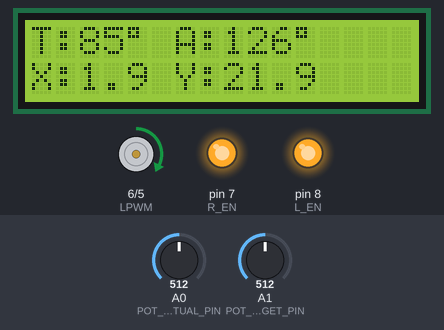
Recording of a sketch running on a simulated Arduino Uno, built with avr-gcc and run on an emulated ATmega328P. On the bench: 16×2 character LCD, motor-driver pin pairs drawn as motors (green arrow = first pin HIGH = forward, orange = second pin HIGH = backward, longer = more drive), output pins drawn as LEDs (lit = HIGH). Inputs (shaded band) come from the test bench; at power-on: A0 (POT_AKTUAL_PIN) = 512, A1 (POT_TARGET_PIN) = 512.

Above: at 2.2 s.
2.3 s: A0 (POT_AKTUAL_PIN) set to 0
At 3.3 s:
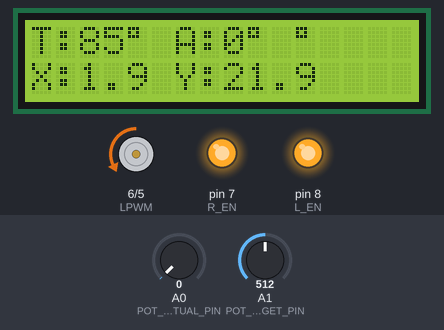
3.8 s: A1 (POT_TARGET_PIN) set to 122
At 4.4 s:
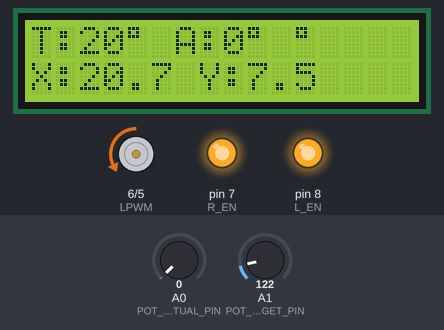
5.3 s: A0 (POT_AKTUAL_PIN) set to 20
At 6.5 s:
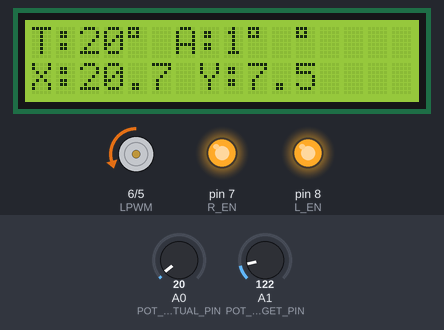
6.8 s: A0 (POT_AKTUAL_PIN) set to 77
At 7.8 s:
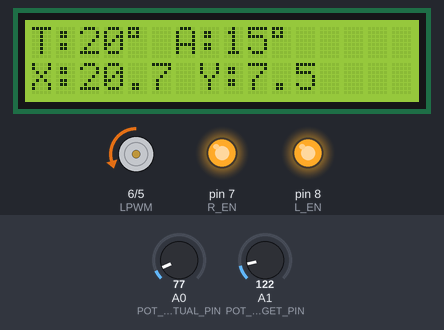
8.3 s: A0 (POT_AKTUAL_PIN) set to 91
At 9.1 s:
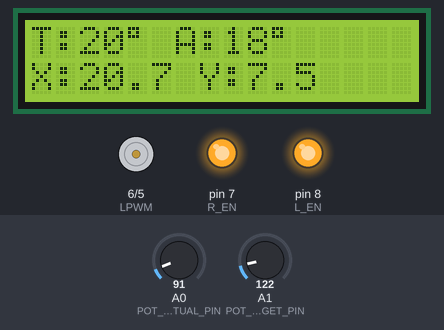
9.8 s: A1 (POT_TARGET_PIN) set to 139
At 10.5 s:
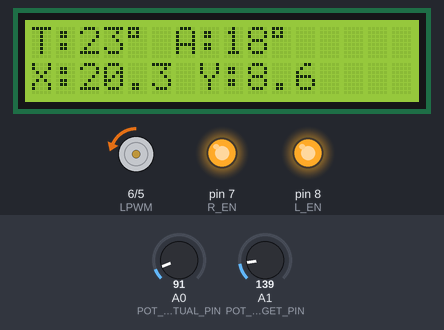
Timing chart, 0 to 12.3 s (numbered marks = the images above; inputs shaded):
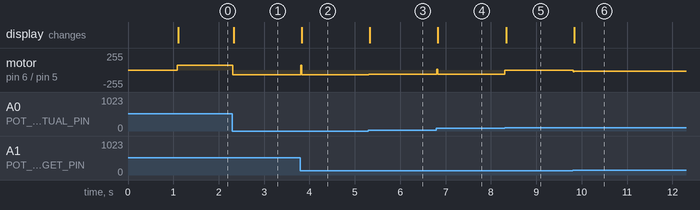

The sketch:

PID_Realtime_Tracking.ino
```cpp
// PROGRAM SMOOTH SYSTEM + X Y

#include <Wire.h>
#include <LiquidCrystal_I2C.h>
#include <math.h>

// Pin definisi
const int RPWM = 5;
const int LPWM = 6;
const int R_EN = 7;
const int L_EN = 8;
const int POT_AKTUAL_PIN = A0;
const int POT_TARGET_PIN = A1;

// Kalibrasi ADC dari potensiometer
const int potMin = 13;
const int potMid = 385;
const int potMax = 720;

// PID parameters
float Kp = 1.0;
float Ki = 0.005;
float Kd = 0.4;

// PID variables
float previousError = 0;
float integral = 0;
int deadzone = 10;

int posisiTarget = 0;

// Inisialisasi LCD
LiquidCrystal_I2C lcd(0x27, 16, 2);

const float armLength = 22.0; // cm

void setup() {
  pinMode(RPWM, OUTPUT);
  pinMode(LPWM, OUTPUT);
  pinMode(R_EN, OUTPUT);
  pinMode(L_EN, OUTPUT);

  digitalWrite(R_EN, HIGH);
  digitalWrite(L_EN, HIGH);

  lcd.begin();
  lcd.backlight();
  lcd.setCursor(0, 0);
  lcd.print("---Kelompok 1---");
  delay(1000);
  lcd.clear();
}

void loop() {
  int potValue = analogRead(POT_AKTUAL_PIN);
  int potTargetValue = analogRead(POT_TARGET_PIN);

  // Pemetaan target ke nilai ADC motor
  posisiTarget = map(potTargetValue, 0, 1023, potMin, potMax);

  // Untuk nilai aktual
  int aktual = 0;
  if (potValue <= potMid) {
    aktual = map(potValue, potMin, potMid, 0, 90);
  } else {
    aktual = map(potValue, potMid, potMax, 90, 185);
  }
  aktual = constrain(aktual, 0, 180);

  // Hitung error berdasarkan ADC, bukan derajat
  int error = posisiTarget - potValue;

  // PID computations
  float P = Kp * error;
  integral += error;
  integral = constrain(integral, -100, 100);
  float I = Ki * integral;
  float D = Kd * (error - previousError);
  int output = P + I + D;

  // Adaptasi output
  int maxOutput = map(abs(error), 0, 100, 30, 70);
  output = constrain(output, -maxOutput, maxOutput);

  if (abs(error) < 10) {
    output = constrain(output, -50, 50);
  } else {
    output = constrain(output, -70, 70);
  }

  // Kontrol motor
  if (abs(error) <= deadzone) {
    analogWrite(RPWM, 0);
    analogWrite(LPWM, 0);
  } else if (output > 0) {
    analogWrite(RPWM, output);
    analogWrite(LPWM, 0);
  } else {
    analogWrite(RPWM, 0);
    analogWrite(LPWM, -output);
  }

  previousError = error;

  // Hitung derajat target sebagai float
  float targetDegreeSmooth;
  if (posisiTarget <= potMid) {
    targetDegreeSmooth = map(posisiTarget, potMin, potMid, 0, 90);
  } else {
    targetDegreeSmooth = map(posisiTarget, potMid, potMax, 90, 185);
  }
  targetDegreeSmooth = constrain(targetDegreeSmooth, 0, 180);

  // Konversi ke koordinat (x, y)
  float targetRadian = targetDegreeSmooth * (M_PI / 180.0);
  float x = armLength * cos(targetRadian);
  float y = armLength * sin(targetRadian);

  // Koreksi jika y sangat kecil, dibulatkan ke nol
  if (abs(y) < 0.01) {
    y = 0.0;
  }

  // Tampilkan di LCD
  lcd.setCursor(0, 0);
  lcd.print("T:");
  lcd.print((int)targetDegreeSmooth);
  lcd.print("\xDF ");
  lcd.print("A:");
  lcd.print(aktual);
  lcd.print("\xDF ");

  lcd.setCursor(0, 1);
  lcd.print("X:");
  lcd.print(x, 1);
  lcd.print(" Y:");
  lcd.print(y, 1);
}
```

Measured:
- the behaviour switches between 86 and 87 on A0 (POT_AKTUAL_PIN) (found by bisection; images 4 and 5)
- after the input at 2.3 s, motor on pin 6 (LPWM) / pin 5 (RPWM): forward 70/255 → backward 70/255 at once; the display: changes at once (image 1)
- after the input at 3.8 s, motor on pin 6 (LPWM) / pin 5 (RPWM): backward 70/255 → forward 70/255 at once, → backward 70/255 0.02 s later; the display: changes at once (image 2)
- after the input at 5.3 s, motor on pin 6 (LPWM) / pin 5 (RPWM): backward 70/255 → backward 60/255 at once; the display: changes at once (image 3)
- after the input at 6.8 s, motor on pin 6 (LPWM) / pin 5 (RPWM): backward 60/255 → forward 10/255 at once, → backward 60/255 0.03 s later; the display: changes at once (image 4)
- after the input at 8.3 s, motor on pin 6 (LPWM) / pin 5 (RPWM): backward 60/255 → stopped at once; the display: changes at once (image 5)
- after the input at 9.8 s, motor on pin 6 (LPWM) / pin 5 (RPWM): stopped → backward 18/255 at once; the display: changes at once (image 6)
